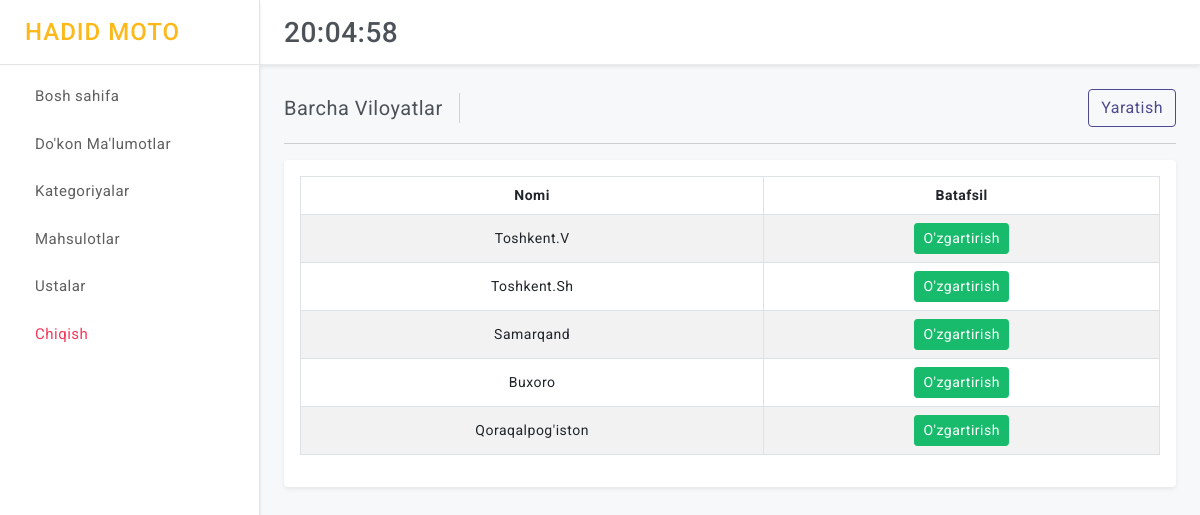
Screenshot of /sklad/regions/ (signed in) with the database file from the repository.
### control/models.py (models this page shows, shortened)
class Region(models.Model):
    title = models.CharField(max_length=100)

### control/views.py (the view)
# urls.py: path("regions/", views.control_regions_all, name="control_regions_all"),
@login_required(login_url='login')
def control_regions_all(request):
    regions = Region.objects.all()
    context = {"base": base_context(request=request),"regions":regions}
    return render(request, "control/regions/all.html", context)

### control/views.py (called while the page is built)
def base_context(request):
    try:
        code = request.build_absolute_uri().split('?')[1]
    except:
        code = None
    context = {
        "code": code
    }
    return context

### templates/control/regions/all.html (shortened to what this page needs)
{% extends 'control/base.html' %}
{% load static %}
      {% block page_title %}Barcha Viloyatlar{% endblock page_title %}
      {% block add %}
      <div class="ms-auto d-block">
        <div class="btn-group">
          <a href="{% url 'control_region_add' %}" class="btn btn-outline-primary d-block">Yaratish</a>
        </div>
      </div>
      {% endblock add %}
    {% block content %}
          <div class="card">
              <div class="card-body">
                  <div class="table-responsive">
                      <table id="example" class="table table-striped table-bordered" style="width:100%">
                          <thead>
                              <tr class="text-center">
                                  <th>Nomi</th>
                                  <th>Batafsil</th>
                              </tr>
                          </thead>
                          <tbody>
                              {% for region in regions %}
                              <tr style="vertical-align: middle; text-align: center;">
                                  <td>{{ region.title }}</td>
                                  <td><a href="{% url 'control_region_detail' region.id %}" class="btn btn-success btn-sm"> O'zgartirish </a></td>
                              </tr>
                              {% endfor %}
                          </tbody>
                      </table>
                  </div>
              </div>
          </div>
    {% endblock content %}

### core/static/control/assets/css/style.css (style rules this page uses)
body { color: #4c5258; font-size: 14px; letter-spacing: .5px; background-color: #f7f8fa; overflow-x: hidden; font-family: Roboto, sans-serif; }
a { text-decoration: none; }
::placeholder { opacity: 0.5 !important; }
.table-responsive { white-space: nowrap; }

### templates/control/base.html (style rules this page uses)
.table-responsive { overflow-x: hidden; }

### rows the page displays
Region: title "Toshkent.V"
Region: title "Toshkent.Sh"
Region: title "Samarqand"
Region: title "Buxoro"
Region: title "Qoraqalpog'iston"
